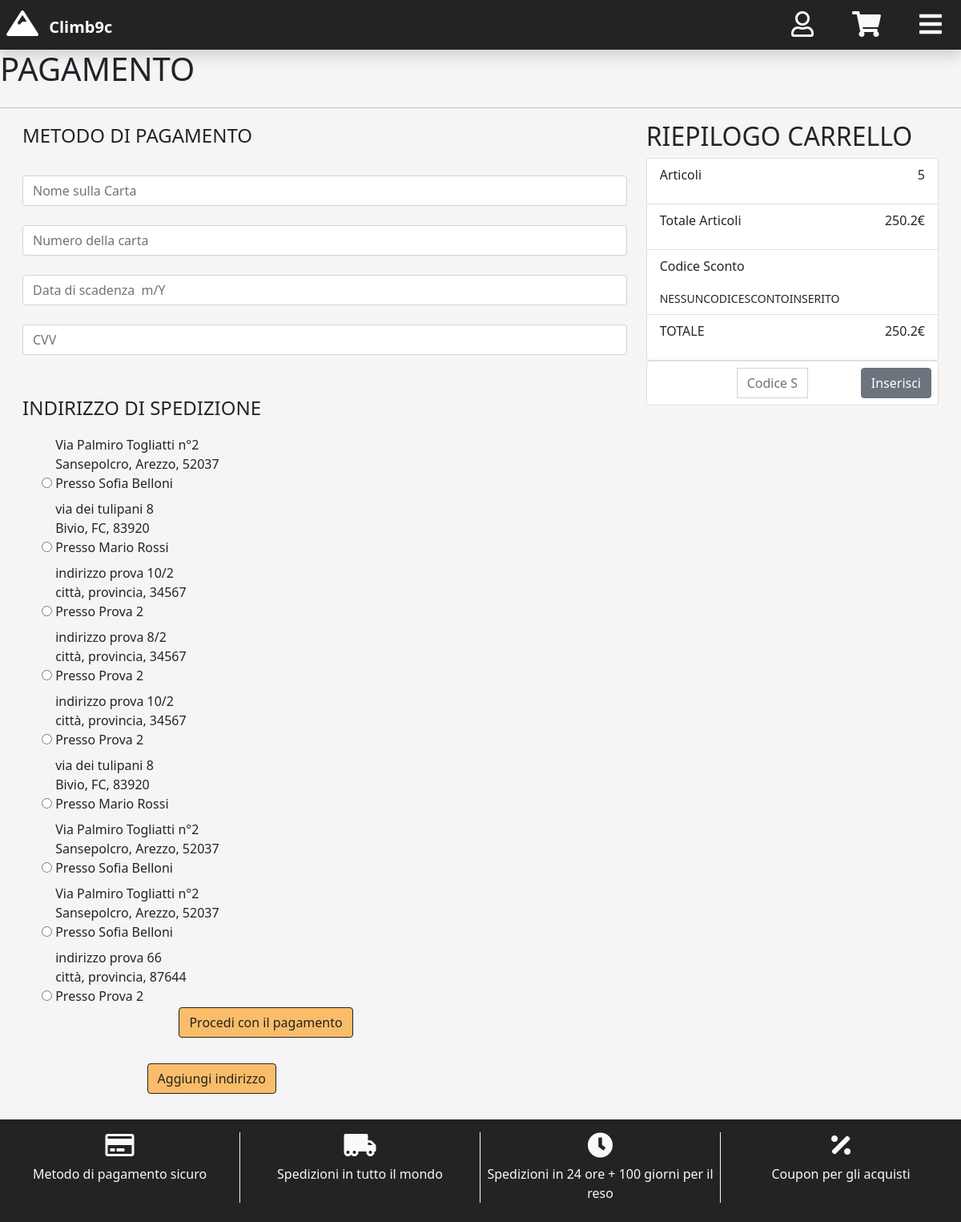
Screenshot of /payment.php (signed in) with the database file from the repository.
### tables this page shows
CREATE TABLE `address` (
  `idADDRESS` int(11) NOT NULL,
  `street` varchar(45) DEFAULT NULL,
  `province` varchar(45) DEFAULT NULL,
  `city` varchar(45) DEFAULT NULL,
  `zip_code` varchar(45) DEFAULT NULL,
  `name` varchar(45) DEFAULT NULL,
  `surname` varchar(45) DEFAULT NULL
);

### html/payment.php (called while the page is built, shortened)
<?php
require_once 'bootstrap.php';
require './template/base-template.php';
?>

### html/db/database.php (called while the page is built, shortened)
<?php
class DatabaseHelper{
    private $db;
    public function __construct($servername, $username, $password, $dbname, $port){
        $this->db = new mysqli($servername, $username, $password, $dbname, $port);
    }
    public function getAddressByCustomerID($idCUSTOMER){
      $query = "SELECT a.idADDRESS as idADDRESS, a.street as street, a.province as province, a.city as city, a.zip_code as zip_code, a.name as name, a.surname as surname
      FROM customer as cu INNER JOIN customer_address as ca ON ca.idCUSTOMER = cu.idCUSTOMER INNER JOIN address as a
      ON ca.idADDRESS = a.idADDRESS WHERE cu.idCUSTOMER=?";
      $stmt = $this->db->prepare($query);
      $stmt->bind_param('s',$idCUSTOMER);
      $stmt->execute();
      $result = $stmt->get_result();
      return $result->fetch_all(MYSQLI_ASSOC);
    }
    public function getCartByCustomerID($idCUSTOMER){
      $query = "SELECT p.name as productName, cp.quantity as productQuantity, p.price as productPrice, p.idPRODUCT as idPRODUCT FROM customer
      as cu INNER JOIN cart as ca ON ca.idCUSTOMER = cu.idCUSTOMER INNER JOIN cart_product
      as cp ON cp.idCART = ca.idCUSTOMER INNER JOIN product as p ON p.idPRODUCT = cp.idPRODUCT WHERE cu.idCUSTOMER = ?";
      $stmt = $this->db->prepare($query);
      $stmt->bind_param('i',$idCUSTOMER);
      $stmt->execute();
      $result = $stmt->get_result();
      return $result->fetch_all(MYSQLI_ASSOC);
    }
}
?>

### html/bootstrap.php (called while the page is built, shortened)
<?php
require_once("db/database.php");
require_once("utils/functions.php");
$dbh = new DatabaseHelper("4.tcp.ngrok.io", "root", "", "climb_9c", 15989);
?>

### html/utils/functions.php (called while the page is built, shortened)
<?php
function numberProduct($productArray){
  $total = 0;
  for($i = 0; $i < count($productArray); $i++) {
        $total += $productArray[$i]["productQuantity"];
  }
  return $total;
}
function cartPrice($productArray){
  $total = 0;
  for($i = 0; $i < count($productArray); $i++) {
        $total += $productArray[$i]["productPrice"];
  }
  return $total;
}
?>

### html/template/payment_form.php (the view, shortened to what this page needs)
<div class="row">
  <header>
    <h1 class="font-weight-bold">PAGAMENTO</h1>
  </header>
</div>
<hr/>
<main>
  <div class="row m-3">
    <div class="col-md-4 order-md-2">
      <h2>RIEPILOGO CARRELLO</h2>
      <ul class="list-group">
        <li class="list-group-item d-flex justify-content-between lh-condensed">
          <p>Articoli</p>
          <p><?php echo numberProduct($dbh->getCartByCustomerID($_SESSION['idCUSTOMER'])); ?></p>
        </li>
        <li class="list-group-item d-flex justify-content-between lh-condensed">
          <p>Totale Articoli</p>
          <p><?php $total = cartPrice($dbh->getCartByCustomerID($_SESSION['idCUSTOMER'])); echo $total."€";?></p>
        </li>
        <li class="list-group-item d-flex justify-content-between lh-condensed">
          <div>
            <p>Codice Sconto</p>
            <small><?php
              if(isset($_SESSION["couponCode"])){
                  echo $_SESSION["couponCode"];
              }
              else {
                echo "NESSUNCODICESCONTOINSERITO";
              }
              ?></small>
          </div>
        </li>
        <li class="list-group-item d-flex justify-content-between lh-condensed">
          <p class="font-weight-bold">TOTALE</p>
          <p><?php
            if(isset($_SESSION["couponDiscount"])){
              echo calculateFinalPrice($total, $_SESSION["couponDiscount"])."€";
            }
            else{
              echo $total."€";
            }
          ?></p>
        </li>
      </ul>
      <form class="card p-2" action="payment.php" method="get">
        <div class="input-group">
          <input id="coupon" name="couponCode" type="text" class="form-control" placeholder="Codice Sconto"/>
          <div class="input-group-append">
            <input id="inserisci" type="submit" class="btn btn-secondary" value="Inserisci"/>
          </div>
        </div>
      </form>
    </div>
    <div class="col orderd-first">
      <form action="#" method="post">
      <fieldset>
        <legend>METODO DI PAGAMENTO</legend>
        <input type="text" id="name" name="name" class="form-control" placeholder="Nome sulla Carta" required/>
        <input type="number" id="ccnum" name="card" class="form-control" placeholder="Numero della carta" maxlength="16" required/>
        <input type="text" id="scadenza" name="valid_thru" class="form-control" placeholder="Data di scadenza  m/Y" required/>
        <input type="number" id="cvv" name="cvv" class="form-control" placeholder="CVV" maxlength="4" required/>
      </fieldset>
      <div class="row mt-5">
        <div class="col">
          <fieldset>
            <?php $addresses = $dbh->getAddressByCustomerID($_SESSION['idCUSTOMER']); ?>
            <legend>INDIRIZZO DI SPEDIZIONE</legend>
            <div class="form-check">
            <?php foreach($addresses as $address): ?>
              <input type="radio" id="<?php echo $address["idADDRESS"]; ?>" name="idADDRESS" value="<?php echo $address["idADDRESS"]; ?>"/>
              <label for="<?php echo $address["idADDRESS"]; ?>" class="pt-2">
                <?php echo $address["street"]; ?></br>
                <?php echo $address["city"].", ".$address["province"].", ".$address["zip_code"]; ?></br>
                <?php echo "Presso ".$address["name"]." ".$address["surname"]; ?>
              </label><br/>
            <?php endforeach; ?>
            </div>
          </fieldset>
        </div>
      </div>
      <div class="col-12">
        <input id="pay" type="submit" class="btn btn-primary btn-block" value="Procedi con il pagamento"/>
      </div>
      </form>
    </div>
  </div>
    <div class="row m-3">
      <div class="col">
        <?php if(!isset($_GET["add_address"])): ?>
        <div class="m-3">
          <form class="" action="" method="get">
            <input id="add_address" type="submit" class="btn btn-primary" value="Aggiungi indirizzo"/>
          </form>
        </div>
        <?php endif; ?>
      </div>
    </div>
</main>

### html/css/style.css (style rules this page uses)
.bg-light { background-color: #F5F5F5!important; }
.btn-primary { background-color: #F9BD69!important; color: #232323!important; border-color: #232323!important; }
input[type=number] { -moz-appearance: textfield; }

### rows the page displays
address: street "Via Palmiro Togliatti n°2", city "Sansepolcro", province "Arezzo", zip_code "52037", name "Sofia", surname "Belloni"
address: street "via dei tulipani 8", city "Bivio", province "FC", zip_code "83920", name "Mario", surname "Rossi"
address: street "indirizzo prova 10/2", city "città", province "provincia", zip_code "34567", name "Prova", surname "2"
address: street "indirizzo prova 8/2", city "città", province "provincia", zip_code "34567", name "Prova", surname "2"
address: street "indirizzo prova 10/2", city "città", province "provincia", zip_code "34567", name "Prova", surname "2"
address: street "via dei tulipani 8", city "Bivio", province "FC", zip_code "83920", name "Mario", surname "Rossi"
address: street "Via Palmiro Togliatti n°2", city "Sansepolcro", province "Arezzo", zip_code "52037", name "Sofia", surname "Belloni"
address: street "Via Palmiro Togliatti n°2", city "Sansepolcro", province "Arezzo", zip_code "52037", name "Sofia", surname "Belloni"
address: street "indirizzo prova 66", city "città", province "provincia", zip_code "87644", name "Prova", surname "2"

### other values shown
numberProduct($dbh->getCartByCustomerID($_SESSION['idCUSTOMER'])) "5"
$total "250.2"
